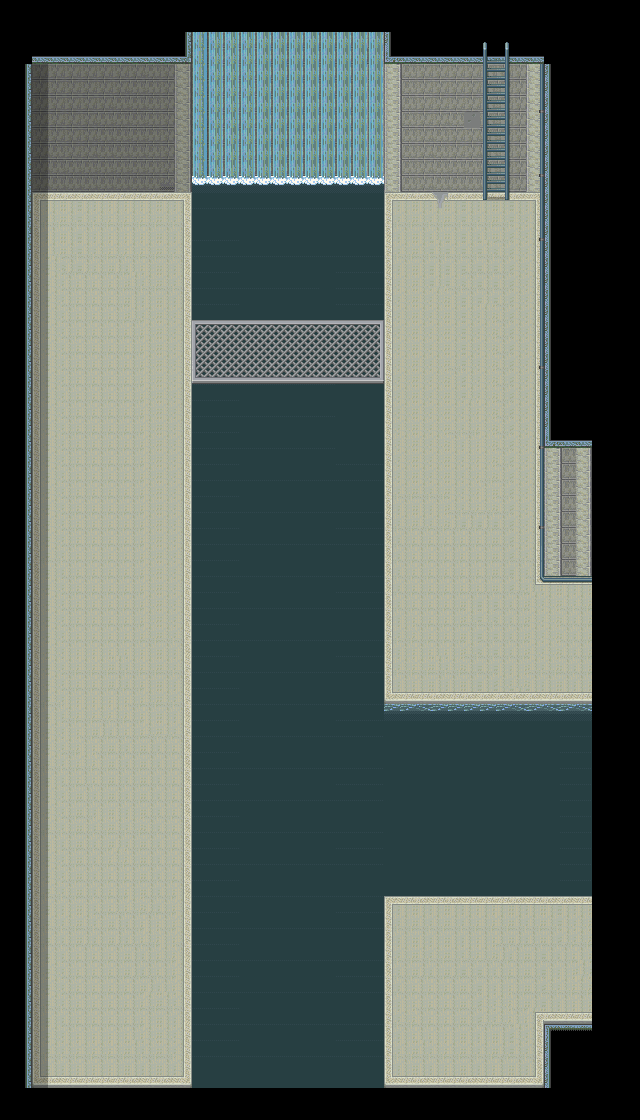

Tiled map render using the project's own tile images. Description and the map definition, with tile-layer contents summarised, below:
An orthogonal 40x70 tile map with 16x16 px tiles, 8 tile layers (Base, MonoShita, MonoChu, MonoUe, ...), 3 tilesets and 21 objects (ladder).

<map version="1.0" orientation="orthogonal" renderorder="right-down" width="40" height="70" tilewidth="16" tileheight="16" backgroundcolor="#000000" nextobjectid="64">
 <tileset firstgid="1" name="ST-Sewer-01" tilewidth="16" tileheight="16" tilecount="1504" columns="16">
  <image source="ST-Sewer-01.png" trans="aa55ff" width="256" height="1504" />
 </tileset>
 <tileset firstgid="1505" name="water2" tilewidth="16" tileheight="16" tilecount="64" columns="8">
  <image source="water2.png" trans="aa55ff" width="128" height="128" />
 </tileset>
 <tileset firstgid="1569" name="ed4" tilewidth="16" tileheight="16" tilecount="480" columns="30">
  <image source="ed4.png" trans="aa55ff" width="480" height="256" />
 </tileset>
 <layer name="Base" width="40" height="70">
  <properties>
   <property name="z" value="-11" />
  </properties>
  <data>[2800 cells, 2180 non-empty, 108 distinct tile ids]</data>
 </layer>
 <layer name="MonoShita" width="40" height="70">
  <properties>
   <property name="z" value="-11" />
  </properties>
  <data>[2800 cells, 122 non-empty, 8 distinct tile ids]</data>
 </layer>
 <layer name="MonoChu" width="40" height="70">
  <properties>
   <property name="z" value="-11" />
  </properties>
  <data>[2800 cells, 159 non-empty, 57 distinct tile ids]</data>
 </layer>
 <layer name="MonoUe" width="40" height="70">
  <properties>
   <property name="z" value="-11" />
  </properties>
  <data>[2800 cells, 48 non-empty, 24 distinct tile ids]</data>
 </layer>
 <layer name="MonoUe2" width="40" height="70">
  <properties>
   <property name="z" value="-11" />
  </properties>
  <data>[2800 cells, 66 non-empty, 1 distinct tile ids]</data>
 </layer>
 <layer name="water" width="40" height="70">
  <properties>
   <property name="z" value="-11" />
  </properties>
  <data>[2800 cells, 840 non-empty, 14 distinct tile ids]</data>
 </layer>
 <layer name="water2" width="40" height="70">
  <properties>
   <property name="z" value="-11" />
  </properties>
  <data>[2800 cells, 120 non-empty, 4 distinct tile ids]</data>
 </layer>
 <layer name="plate" width="40" height="70">
  <properties>
   <property name="z" value="-11" />
  </properties>
  <data>[2800 cells, 48 non-empty, 24 distinct tile ids]</data>
 </layer>
 <objectgroup name="collision">
  <object id="34" x="544" y="64" width="80" height="512" />
  <object id="36" x="0" y="1088" width="624" height="32" />
  <object id="37" x="0" y="64" width="32" height="1024" />
  <object id="39" x="512" y="64" width="32" height="128" />
  <object id="40" x="32" y="64" width="448" height="128" />
  <object id="44" x="384" y="896" width="240" height="192" />
  <object id="46" x="192" y="192" width="192" height="128">
   <properties>
    <property name="objID" value="181" />
   </properties>
  </object>
  <object id="47" x="192" y="384" width="192" height="704">
   <properties>
    <property name="objID" value="182" />
   </properties>
  </object>
  <object id="49" x="384" y="320" width="16" height="64">
   <properties>
    <property name="objID" value="183" />
   </properties>
  </object>
  <object id="52" x="384" y="192" height="576">
   <properties>
    <property name="objID" value="184" />
   </properties>
  </object>
  <object id="53" x="192" y="192" height="896">
   <properties>
    <property name="objID" value="185" />
   </properties>
  </object>
  <object id="56" x="384" y="688" width="240" height="80" />
  <object id="60" x="192" y="192" width="192" height="64" />
  <object id="61" x="384" y="192" width="16" height="128" />
  <object id="62" x="384" y="384" width="16" height="320" />
 </objectgroup>
 <objectgroup name="event">
  <object id="41" x="544" y="416" width="32" height="32">
   <properties>
    <property name="EventID" value="1" />
    <property name="trigger" value="0" />
   </properties>
  </object>
  <object id="42" x="592" y="576" width="32" height="128">
   <properties>
    <property name="EventID" value="2" />
    <property name="trigger" value="1" />
   </properties>
  </object>
  <object id="43" x="592" y="768" width="32" height="128">
   <properties>
    <property name="EventID" value="3" />
    <property name="trigger" value="1" />
   </properties>
  </object>
  <object id="45" x="480" y="64" width="32" height="32">
   <properties>
    <property name="EventID" value="4" />
    <property name="trigger" value="1" />
   </properties>
  </object>
 </objectgroup>
 <objectgroup name="terrain">
  <object id="58" type="ladder" x="480" y="32" width="32" height="160" />
 </objectgroup>
 <objectgroup name="item">
  <object id="59" x="208" y="432" width="32" height="32">
   <properties>
    <property name="EventID" value="5" />
    <property name="objID" value="158" />
    <property name="trigger" value="2" />
   </properties>
  </object>
 </objectgroup>
</map>
